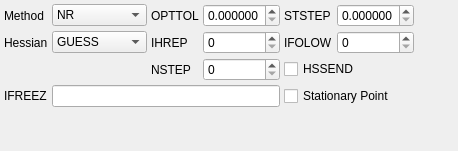
     <widget class="QWidget" name="STATPTTab">
      <attribute name="title">
       <string>$STATPT</string>
      </attribute>
      <layout class="QHBoxLayout" name="horizontalLayout_5">
       <property name="spacing">
        <number>4</number>
       </property>
       <property name="leftMargin">
        <number>4</number>
       </property>
       <property name="topMargin">
        <number>4</number>
       </property>
       <property name="rightMargin">
        <number>4</number>
       </property>
       <property name="bottomMargin">
        <number>4</number>
       </property>
       <item>
        <layout class="QGridLayout" name="gridLayout_3">
         <item row="1" column="0">
          <widget class="QLabel" name="label_22">
           <property name="sizePolicy">
            <sizepolicy hsizetype="Minimum" vsizetype="Preferred">
             <horstretch>0</horstretch>
             <verstretch>0</verstretch>
            </sizepolicy>
           </property>
           <property name="text">
            <string>Hessian</string>
           </property>
          </widget>
         </item>
         <item row="1" column="1">
          <widget class="QComboBox" name="STATPTHessianCombo">
           <item>
            <property name="text">
             <string>GUESS</string>
            </property>
           </item>
           <item>
            <property name="text">
             <string>READ</string>
            </property>
           </item>
           <item>
            <property name="text">
             <string>RDAB</string>
            </property>
           </item>
           <item>
            <property name="text">
             <string>RDALL</string>
            </property>
           </item>
           <item>
            <property name="text">
             <string>CALC</string>
            </property>
           </item>
          </widget>
         </item>
         <item row="0" column="3">
          <widget class="QDoubleSpinBox" name="STATPTOPTTOLSpin">
           <property name="decimals">
            <number>6</number>
           </property>
           <property name="maximum">
            <double>1.000000000000000</double>
           </property>
           <property name="singleStep">
            <double>0.000100000000000</double>
           </property>
          </widget>
         </item>
         <item row="1" column="3">
          <widget class="QSpinBox" name="STATPTIHREPSpin">
           <property name="minimum">
            <number>0</number>
           </property>
           <property name="maximum">
            <number>1000</number>
           </property>
           <property name="value">
            <number>0</number>
           </property>
          </widget>
         </item>
         <item row="1" column="2">
          <widget class="QLabel" name="label_24">
           <property name="sizePolicy">
            <sizepolicy hsizetype="Minimum" vsizetype="Preferred">
             <horstretch>0</horstretch>
             <verstretch>0</verstretch>
            </sizepolicy>
           </property>
           <property name="text">
            <string>IHREP</string>
           </property>
          </widget>
         </item>
         <item row="3" column="1" colspan="3">
          <widget class="QLineEdit" name="STATPTIFREEZEdit"/>
         </item>
         <item row="1" column="5">
          <widget class="QSpinBox" name="STATPTIFOLOWSpin">
           <property name="minimum">
            <number>0</number>
           </property>
           <property name="maximum">
            <number>1000</number>
           </property>
           <property name="value">
            <number>0</number>
           </property>
          </widget>
         </item>
         <item row="0" column="2">
          <widget class="QLabel" name="label_23">
           <property name="sizePolicy">
            <sizepolicy hsizetype="Minimum" vsizetype="Preferred">
             <horstretch>0</horstretch>
             <verstretch>0</verstretch>
            </sizepolicy>
           </property>
           <property name="text">
            <string>OPTTOL</string>
           </property>
          </widget>
         </item>
         <item row="2" column="4" colspan="2">
          <widget class="QCheckBox" name="STATPTHSSENDCheck">
           <property name="text">
            <string>HSSEND</string>
           </property>
          </widget>
         </item>
         <item row="2" column="3">
          <widget class="QSpinBox" name="STATPTNSTEPSpin">
           <property name="minimum">
            <number>0</number>
           </property>
           <property name="maximum">
            <number>1000</number>
           </property>
           <property name="value">
            <number>0</number>
           </property>
          </widget>
         </item>
         <item row="0" column="4">
          <widget class="QLabel" name="label_26">
           <property name="sizePolicy">
            <sizepolicy hsizetype="Minimum" vsizetype="Preferred">
             <horstretch>0</horstretch>
             <verstretch>0</verstretch>
            </sizepolicy>
           </property>
           <property name="text">
            <string>STSTEP</string>
           </property>
          </widget>
         </item>
         <item row="0" column="1">
          <widget class="QComboBox" name="STATPTMethodCombo">
           <property name="currentIndex">
            <number>0</number>
           </property>
           <item>
            <property name="text">
             <string>NR</string>
            </property>
           </item>
           <item>
            <property name="text">
             <string>RFO</string>
            </property>
           </item>
           <item>
            <property name="text">
             <string>QA</string>
            </property>
           </item>
           <item>
            <property name="text">
             <string>SCHLEGEL</string>
            </property>
           </item>
           <item>
            <property name="text">
             <string>CONOPT</string>
            </property>
           </item>
          </widget>
         </item>
         <item row="0" column="5">
          <widget class="QDoubleSpinBox" name="STATPTSTSTEPSpin">
           <property name="decimals">
            <number>6</number>
           </property>
           <property name="maximum">
            <double>1.000000000000000</double>
           </property>
           <property name="singleStep">
            <double>0.000100000000000</double>
           </property>
          </widget>
         </item>
         <item row="2" column="2">
          <widget class="QLabel" name="label_25">
           <property name="sizePolicy">
            <sizepolicy hsizetype="Minimum" vsizetype="Preferred">
             <horstretch>0</horstretch>
             <verstretch>0</verstretch>
            </sizepolicy>
           </property>
           <property name="text">
            <string>NSTEP</string>
           </property>
          </widget>
         </item>
         <item row="1" column="4">
          <widget class="QLabel" name="label_27">
           <property name="sizePolicy">
            <sizepolicy hsizetype="Minimum" vsizetype="Preferred">
             <horstretch>0</horstretch>
             <verstretch>0</verstretch>
            </sizepolicy>
           </property>
           <property name="text">
            <string>IFOLOW</string>
           </property>
          </widget>
         </item>
         <item row="3" column="4" colspan="2">
          <widget class="QCheckBox" name="STATPTStationaryPointCheck">
           <property name="text">
            <string>Stationary Point</string>
           </property>
          </widget>
         </item>
         <item row="3" column="0">
          <widget class="QLabel" name="label_35">
           <property name="sizePolicy">
            <sizepolicy hsizetype="Minimum" vsizetype="Preferred">
             <horstretch>0</horstretch>
             <verstretch>0</verstretch>
            </sizepolicy>
           </property>
           <property name="text">
            <string>IFREEZ</string>
           </property>
          </widget>
         </item>
         <item row="0" column="0">
          <widget class="QLabel" name="label_21">
           <property name="sizePolicy">
            <sizepolicy hsizetype="Minimum" vsizetype="Preferred">
             <horstretch>0</horstretch>
             <verstretch>0</verstretch>
            </sizepolicy>
           </property>
           <property name="text">
            <string>Method</string>
           </property>
          </widget>
         </item>
         <item row="4" column="4">
          <spacer name="verticalSpacer">
           <property name="orientation">
            <enum>Qt::Vertical</enum>
           </property>
           <property name="sizeHint" stdset="0">
            <size>
             <width>20</width>
             <height>40</height>
            </size>
           </property>
          </spacer>
         </item>
        </layout>
       </item>
       <item>
        <spacer name="horizontalSpacer_3">
         <property name="orientation">
          <enum>Qt::Horizontal</enum>
         </property>
         <property name="sizeHint" stdset="0">
          <size>
           <width>40</width>
           <height>20</height>
          </size>
         </property>
        </spacer>
       </item>
      </layout>
     </widget>
